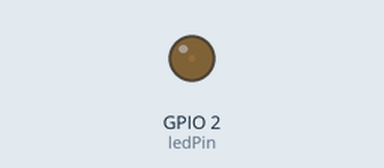
Simulated run of this sketch. Board: ESP32. Parts: output pins drawn as LEDs (lit = HIGH). What the sketch prints to the serial monitor is not drawn.

Above: at 0.05 s.
At 4.05 s:
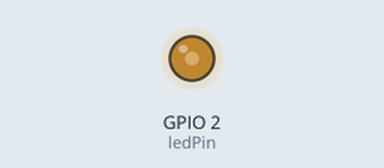
At 8.05 s:
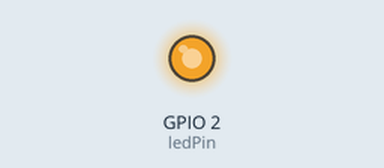
At 16.15 s:
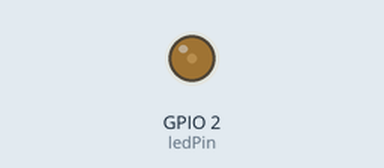
Timing chart, 0 to 23.3 s (numbered marks = the images above):
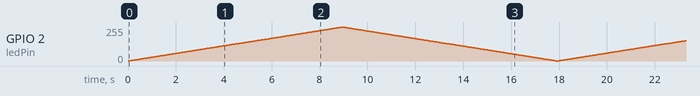

The sketch:

sketch_jun21a.ino
```cpp
// 定义LED引脚
const int ledPin = 2;

// 设置PWM属性
const int freq = 5000;          // 频率 5000Hz
const int resolution = 8;       // 分辨率 8位 (0-255)

void setup() {
  Serial.begin(115200);

  // 【新版用法】直接将引脚、频率和分辨率绑定
  // 它会自动返回一个关联的通道（如果需要的话）
  ledcAttach(ledPin, freq, resolution);
}

void loop() {
  // 逐渐变亮
  for(int dutyCycle = 0; dutyCycle <= 255; dutyCycle++){
    // 【新版用法】直接通过引脚号写入，不再需要指定通道
    ledcWrite(ledPin, dutyCycle);
    delay(35);
  }

  // 逐渐变暗
  for(int dutyCycle = 255; dutyCycle >= 0; dutyCycle--){
    ledcWrite(ledPin, dutyCycle);
    delay(35);
  }

  Serial.println("Breathing cycle completed");
}
```
